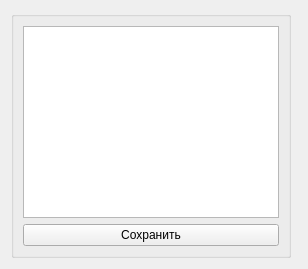
          <widget class="QWidget" name="users_tab_usb_policices">
           <property name="enabled">
            <bool>true</bool>
           </property>
           <attribute name="title">
            <string>Политики USB-портов</string>
           </attribute>
           <layout class="QGridLayout" name="gridLayout_7">
            <item row="0" column="1">
             <widget class="QFrame" name="frame">
              <layout class="QGridLayout" name="gridLayout_9">
               <property name="leftMargin">
                <number>0</number>
               </property>
               <property name="topMargin">
                <number>0</number>
               </property>
               <property name="rightMargin">
                <number>0</number>
               </property>
               <property name="bottomMargin">
                <number>0</number>
               </property>
              </layout>
             </widget>
            </item>
            <item row="0" column="0">
             <widget class="QGroupBox" name="groupBox_3">
              <property name="title">
               <string/>
              </property>
              <layout class="QGridLayout" name="gridLayout_13">
               <item row="0" column="0">
                <widget class="QTreeWidget" name="tbl_user_ports">
                 <property name="enabled">
                  <bool>true</bool>
                 </property>
                 <property name="alternatingRowColors">
                  <bool>false</bool>
                 </property>
                 <property name="selectionMode">
                  <enum>QAbstractItemView::SelectionMode::NoSelection</enum>
                 </property>
                 <property name="rootIsDecorated">
                  <bool>true</bool>
                 </property>
                 <property name="itemsExpandable">
                  <bool>true</bool>
                 </property>
                 <property name="sortingEnabled">
                  <bool>false</bool>
                 </property>
                 <property name="animated">
                  <bool>true</bool>
                 </property>
                 <property name="headerHidden">
                  <bool>true</bool>
                 </property>
                 <attribute name="headerVisible">
                  <bool>false</bool>
                 </attribute>
                 <attribute name="headerCascadingSectionResizes">
                  <bool>false</bool>
                 </attribute>
                 <attribute name="headerHighlightSections">
                  <bool>false</bool>
                 </attribute>
                 <column>
                  <property name="text">
                   <string notr="true">1</string>
                  </property>
                 </column>
                </widget>
               </item>
               <item row="1" column="0">
                <widget class="QPushButton" name="btn_user_ports_save">
                 <property name="text">
                  <string>Сохранить</string>
                 </property>
                </widget>
               </item>
              </layout>
             </widget>
            </item>
           </layout>
          </widget>
